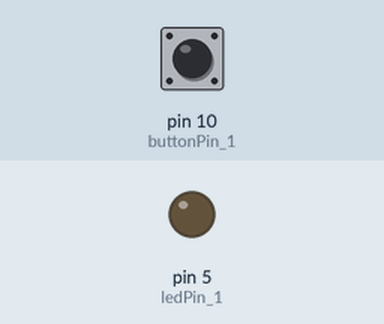
This sketch was run on a simulated Arduino Uno, built with avr-gcc and run on an emulated ATmega328P. Shown: output pins drawn as LEDs (lit = HIGH). The inputs (shaded band) are chosen by the test bench; at power-on: pin 10 (buttonPin_1) LOW. What the sketch prints to the serial monitor is not drawn.

Above: at 1.2 s.
1.3 s: pin 10 (buttonPin_1) pulled HIGH for 0.15 s
At 1.37 s:
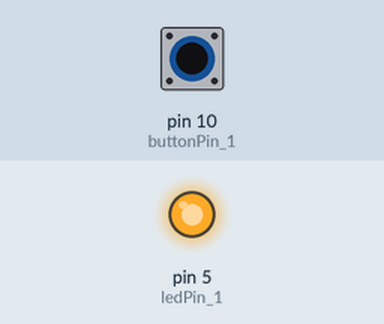
2.9 s: pin 10 (buttonPin_1) pulled HIGH for 3.2 s
At 6.9 s:
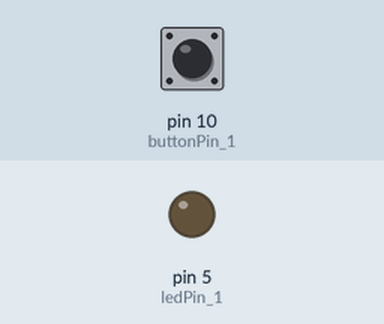
Timing chart, 0 to 8.4 s (numbered marks = the images above; inputs shaded):
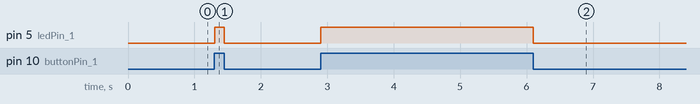

Measured:
- after the input at 1.3 s, pin 5 (ledPin_1): LOW → HIGH at once, → LOW 0.15 s later
- after the input at 2.9 s, pin 5 (ledPin_1): LOW → HIGH at once, → LOW 3.2 s later

The sketch:

W04-03-DI-DO-buttonToLED.ino
```cpp
// W04-03-DI-DO-button to LED

// map button presses to LED with IF statement

int buttonPin_1 =   10 ; // pin declare -- where is circuit ?
int buttonState_1 =  0 ; // state of button 1=pressed, 0=not

int ledPin_1 = 5;

void setup() {

  pinMode(buttonPin_1,  INPUT ); // INPUT OR OUTPUT ?
  pinMode(ledPin_1, OUTPUT);

  Serial.begin(9600);

}

void loop () {

  buttonState_1 = digitalRead( buttonPin_1  ); // read button

  if ( buttonState_1 == 1 ) {
     // do stuff when true == if pressed do stuff
     digitalWrite( ledPin_1, 1 );
  } else {
     digitalWrite( ledPin_1, 0 );
  }


  Serial.println(buttonState_1);   // print button state
}
```
